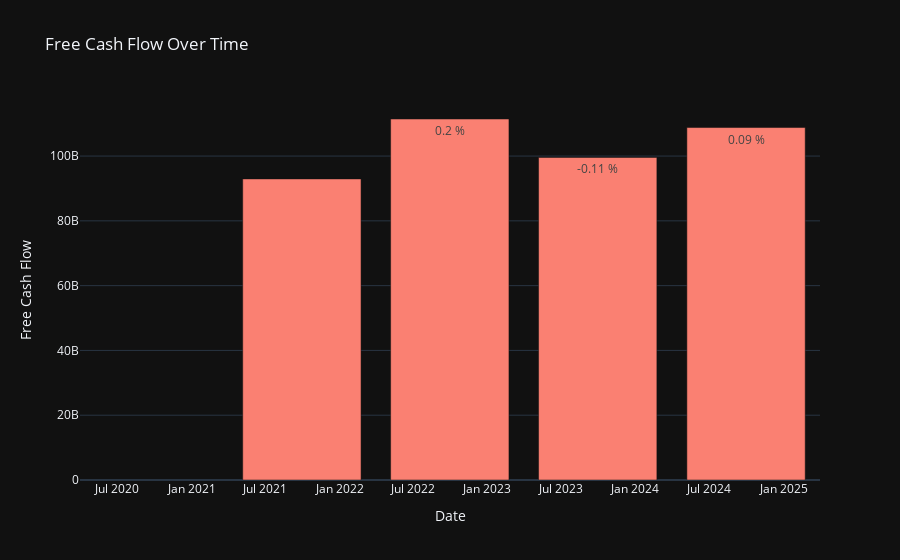

The notebook cell this image was saved under:
### Code cell
metric_name = 'Free Cash Flow'
metric_no_na = cash_flow_stmnt[metric_name]
metric_no_na = metric_no_na.dropna()
metric_no_na = metric_no_na.iloc[::-1]
metric_growth = metric_no_na.pct_change(fill_method=None)
metric_growth = metric_growth.iloc[::-1]
metric_growth=metric_growth.astype(float)
metric_growth = metric_growth.round(decimals=2)
metric_growth = metric_growth.astype('string') + " %"
meric_ot_fig = go.Figure()
meric_ot_fig.add_traces(go.Bar(x = cash_flow_stmnt.index,y = cash_flow_stmnt[metric_name], text=metric_growth, marker_color='salmon'))
meric_ot_fig.update_xaxes(title_text = 'Date')
meric_ot_fig.update_yaxes(title_text = metric_name)
meric_ot_fig.update_layout(title_text=f'{metric_name} Over Time')

### Figure 1 — Plotly figure (JSON) as saved in the notebook; plotly's stock layout.template omitted (floating-point values rounded to 4 significant figures)
{"data": [{"marker": {"color": "salmon"}, "text": ["0.09 %", "-0.11 %", "0.2 %", null], "type": "bar", "x": ["2024-09-30T00:00:00", "2023-09-30T00:00:00", "2022-09-30T00:00:00", "2021-09-30T00:00:00", "2020-09-30T00:00:00"], "y": [108807000000, 99584000000, 111443000000, 92953000000, null]}], "layout": {"title": {"text": "Free Cash Flow Over Time"}, "xaxis": {"title": {"text": "Date"}}, "yaxis": {"title": {"text": "Free Cash Flow"}}}}
